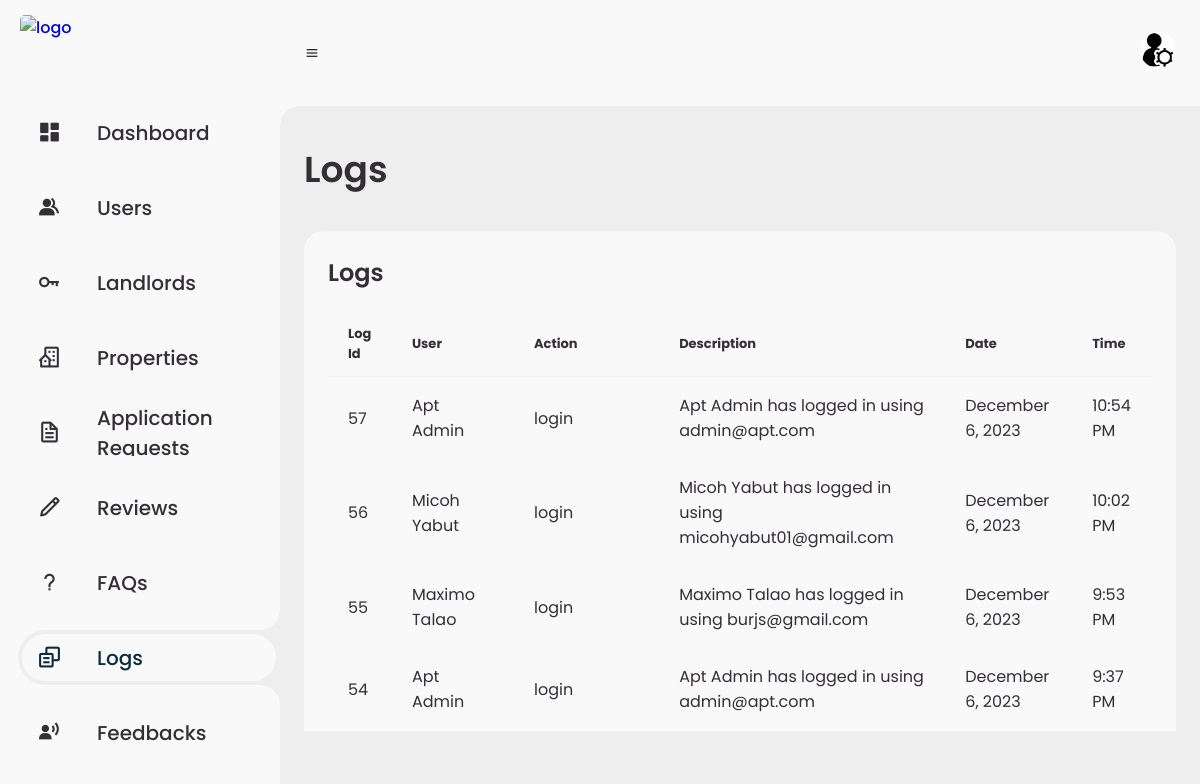
The page /admin/logs.php (signed in) on the database its author committed.
### tables this page shows
CREATE TABLE `apt_logs` (
  `log_id` int(11) NOT NULL,
  `user_id` int(11) NOT NULL,
  `action` varchar(255) NOT NULL,
  `description` text NOT NULL,
  `date_time` timestamp NOT NULL DEFAULT current_timestamp() ON UPDATE current_timestamp()
);

CREATE TABLE `apt_user_information` (
  `user_id` int(11) NOT NULL,
  `first_name` varchar(50) NOT NULL,
  `last_name` varchar(50) NOT NULL,
  `contact_number` varchar(15) NOT NULL,
  `user_type` int(1) NOT NULL,
  `status` int(1) NOT NULL
);

### models/Log.php (called while the page is built, shortened)
<?php
class Log
{
    protected $connection;
    public function setConnection($connection)
	{
		$this->connection = $connection;
	}
    public function getLogs()
    {
        try {
             $sql = 'SELECT apt_logs.*, apt_user_information.first_name, apt_user_information.last_name FROM apt_logs LEFT JOIN apt_user_information ON apt_logs.user_id=apt_user_information.user_id ORDER BY apt_logs.date_time DESC';
             $data = $this->connection->query($sql)->fetchAll();
            return $data;
        } catch (Exception $e) {
            echo 'An error occurred: ' . $e->getMessage();
        }
    }
}

### admin/logs.php (the view, shortened to what this page needs)
<?php
    include "../init.php";
    $logs = new Log();
    $logs->setConnection($connection);
    $logs = $logs->getLogs();
?>
<!DOCTYPE html>
<html lang="en">
<head>
	<link href='https://unpkg.com/boxicons@2.0.9/css/boxicons.min.css' rel='stylesheet'>
	<link rel="stylesheet" href="css/adminstyle.css">
	<link rel="stylesheet" href="https://cdnjs.cloudflare.com/ajax/libs/font-awesome/6.2.1/css/all.min.css" />
    <link rel="stylesheet" href="https://code.jquery.com/ui/1.12.1/themes/base/jquery-ui.css">
</head>
<body>
    <?php include ('sidebar.php'); ?>
	<section id="content">
		<?php include('navbar.php');?>
		<main>
			<div class="head-title">
				<div class="left">
					<h1>Logs</h1>
				</div>
			</div>
			<div style="overflow-y:scroll; max-height:500px; scrollbar-width:none; " class="table-data">
				<div class="order">
					<div class="head">
						<h3>Logs</h3>
					</div>
					<table>
						<thead>
							<tr>
								<th scope="col">Log Id</th>
								<th scope="col">User</th>
								<th scope="col">Action</th>
								<th scope="col">Description</th>
								<th scope="col">Date</th>
								<th scope="col">Time</th>
							</tr>
						</thead>
						<tbody>
							<?php
								foreach($logs as $log){
                                    $log_id = $log['log_id'];
                                    $full_name = $log['first_name'] . ' ' . $log['last_name'];
                                    $action = $log['action'];
                                    $description = $log['description'];
                                    $dateTimeObj = new DateTime($log['date_time']);
                                    $date = $dateTimeObj->format('F j, Y');
                                    $time = $dateTimeObj->format('g:i A');
							?>
							<tr>
								<td><p><?php echo $log_id?></p></td>
								<td><p><?php echo $full_name?></p></td>
								<td><p><?php echo $action?></p></td>
								<td><p><?php echo $description?></p></td>
								<td><p><?php echo $date?></p></td>
								<td><p><?php echo $time?></p></td>
							</tr>
							<?php } ?>
						</tbody>
					</table>
				</div>
			</div>
		</main>
	</section>
</body>
</html>

### admin/css/adminstyle.css (style rules this page uses)
* { margin: 0; padding: 0; box-sizing: border-box; font-family: 'Poppins', sans-serif; }
:root { --poppins: 'Poppins', sans-serif; --lato: 'Lato', sans-serif; --light: #F9F9F9; --blue: #0b2c3c; --light-blue: #CFE8FF; --grey: #eee; --dark-grey: #AAAAAA; --dark: #342E37; --red: #DB504A; --yellow: #FFCE26; --light-yellow: #FFF2C6; --orange: #ff5a3d; --light-orange: #FFE0D3; }
html { overflow-x: hidden; }
body { background: var(--grey); overflow-x: hidden; }
#content { position: relative; width: calc(100% - 280px); left: 280px; transition: .3s ease; }
#content main { width: 100%; padding: 36px 24px; font-family: var(--poppins); max-height: calc(100vh - 56px); overflow-y: hidden; }
#content main .head-title { display: flex; align-items: center; justify-content: space-between; grid-gap: 16px; flex-wrap: wrap; }
#content main .head-title .left h1 { font-size: 36px; font-weight: 600; margin-bottom: 10px; color: var(--dark); }
#content main .table-data { display: flex; flex-wrap: wrap; grid-gap: 24px; margin-top: 24px; width: 100%; color: var(--dark); }
.table-data { -ms-overflow-style:none; }
#content main .table-data > div { border-radius: 20px; background: var(--light); padding: 24px; overflow-x: auto; }
#content main .table-data .head { display: flex; align-items: center; grid-gap: 16px; margin-bottom: 24px; }
#content main .table-data .head h3 { margin-right: auto; font-size: 24px; font-weight: 600; }
#content main .table-data .order { flex-grow: 1; flex-basis: 500px; }
#content main .table-data .order table { width: 100%; border-collapse: collapse; }
#content main .table-data .order table th { padding-bottom: 12px; font-size: 13px; text-align: left; border-bottom: 1px solid var(--grey); }
#content main .table-data .order table td { padding: 16px 20px; }
.table-data th, .table-data td { padding: 10px 20px; text-align: left; }

### rows shown on the page
apt_logs: log_id "57", user.last_name "Apt Admin", action "login", description "Apt Admin has logged in using admin@apt.com", date_time "December 6, 2023", date_time "10:54 PM"
apt_logs: log_id "56", user.last_name "Micoh Yabut", action "login", description "Micoh Yabut has logged in using micohyabut01@gmail.com", date_time "December 6, 2023", date_time "10:02 PM"
apt_logs: log_id "55", user.last_name "Maximo Talao", action "login", description "Maximo Talao has logged in using burjs@gmail.com", date_time "December 6, 2023", date_time "9:53 PM"
apt_logs: log_id "54", user.last_name "Apt Admin", action "login", description "Apt Admin has logged in using admin@apt.com", date_time "December 6, 2023", date_time "9:37 PM"

### other values the page prints
$pageTitle "Dashboard"
$pageTitle "Users"
$pageTitle "Landlords"
$pageTitle "Properties"
$pageTitle "Application Requests"
$pageTitle "Reviews"
$pageTitle "FAQs"
$pageTitle "Logs"
$pageTitle "Feedbacks"
